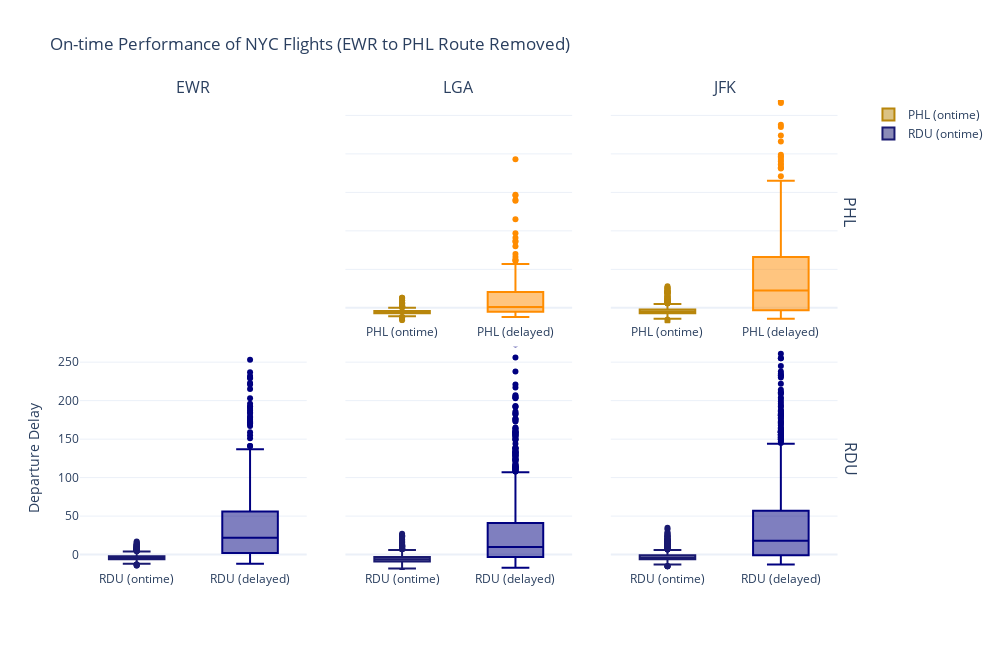

Write notebook code for a chart like this one.
### Markdown cell above
Question 7 (15 pts)
Recreate the plot included below using the flights data. Do the best you can to get as close as possible to what you see here. Once you have created the visualization, in no more than one paragraph, describe what you think the point of this visualization might be.

Hint: The visualization uses the variable arrival, which is not included in the flights data frame. You will have to create arrival yourself, it is a categorical variable that is equal to "ontime" when arr_delay <= 0 and "delayed" when arr_delay > 0. Hint: I used a lambda with an if else inside.

### Code cell
import pandas as pd
from plotly.subplots import make_subplots
import plotly.graph_objects as go

# 1. Filter for valid delay data
Data = DF[DF['arr_delay'].notna() & DF['dep_delay'].notna()].copy()

# 2. Create the 'arrival' categorical variable
Data['arrival'] = Data['arr_delay'].apply(lambda x: 'delayed' if x > 0 else 'ontime')

# 3. Define the routes to keep (excluding EWR to PHL)
origins = ['EWR', 'LGA', 'JFK']
destinations = ['PHL', 'RDU']
routes_to_remove = [('EWR', 'PHL')]

df_filtered = Data[
    (Data['origin'].isin(origins)) &
    (Data['dest'].isin(destinations))
].copy()

# Remove the EWR to PHL rows
df_filtered = df_filtered[~df_filtered.set_index(['origin', 'dest']).index.isin(routes_to_remove)].copy()

# --- Custom Color Function ---
def get_color(dest, arrival_status):
    """Returns the color based on destination and arrival status."""
    if dest == 'PHL':
        # Darker Yellow for On-time, Orange/Red for Delayed
        return 'darkgoldenrod' if arrival_status == 'ontime' else 'darkorange'
    elif dest == 'RDU':
        # Darker Blue for On-time, Navy for Delayed
        return 'midnightblue' if arrival_status == 'ontime' else 'navy'

# --- Visualization (Manually building the 3x2 plot) ---

# Define the subplot structure: 2 rows, 3 columns
fig = make_subplots(
    rows=2, cols=3,
    shared_yaxes=True,
    column_titles=['EWR', 'LGA', 'JFK'],
    row_titles=['PHL', 'RDU'],
    vertical_spacing=0.05,
    horizontal_spacing=0.05
)

# Map (row, col) to (origin, dest) for the 5 *remaining* plots
routes = {
    (1, 2): ('LGA', 'PHL'), (1, 3): ('JFK', 'PHL'), # Row 1: PHL (EWR is empty)
    (2, 1): ('EWR', 'RDU'), (2, 2): ('LGA', 'RDU'), (2, 3): ('JFK', 'RDU') # Row 2: RDU
}

# Add traces for the 5 remaining plots
for (row, col), (orig, dest) in routes.items():
    df_route = df_filtered[(df_filtered['origin'] == orig) & (df_filtered['dest'] == dest)]
    
    for arrival_status in ['ontime', 'delayed']:
        fig.add_trace(
            go.Box(
                y=df_route[df_route['arrival'] == arrival_status]['dep_delay'],
                name=f"{dest} ({arrival_status})",
                boxpoints='outliers',
                marker_color=get_color(dest, arrival_status),
                # Show legend only once per destination row
                showlegend=(row == 1 and col == 2 and arrival_status == 'ontime') or 
                           (row == 2 and col == 1 and arrival_status == 'ontime')
            ),
            row=row, col=col
        )

# Final Layout Adjustments
fig.update_layout(
    title_text="On-time Performance of NYC Flights (EWR to PHL Route Removed)",
    height=650,
    width=1000,
    template='plotly_white'
)

# Set Y-axis limits and label
fig.update_yaxes(range=[-20, 270], title_text="Departure Delay", col=1)
fig.update_xaxes(showticklabels=True)

# Remove the axes elements for the empty cell (Row 1, Col 1)
fig.update_xaxes(showticklabels=False, row=1, col=1)
fig.update_yaxes(showticklabels=False, row=1, col=1) 
fig.update_layout(showlegend=True) # Ensure legend is visible

# fig.write_image("custom_faceted_box_plot_q7_darker_ontime.png") # Would generate the plot

### Figure 1 — Plotly figure (JSON) as saved in the notebook; plotly's stock layout.template omitted (floating-point values rounded to 4 significant figures; data arrays with more than 128 entries replaced by an {"elided": "..."} marker saying what was removed)
{"data": [{"boxpoints": "outliers", "marker": {"color": "darkgoldenrod"}, "name": "PHL (ontime)", "showlegend": true, "type": "box", "xaxis": "x2", "y": {"elided": "343 float values"}, "yaxis": "y2"}, {"boxpoints": "outliers", "marker": {"color": "darkorange"}, "name": "PHL (delayed)", "showlegend": false, "type": "box", "xaxis": "x2", "y": {"elided": "255 float values"}, "yaxis": "y2"}, {"boxpoints": "outliers", "marker": {"color": "darkgoldenrod"}, "name": "PHL (ontime)", "showlegend": false, "type": "box", "xaxis": "x3", "y": {"elided": "499 float values"}, "yaxis": "y3"}, {"boxpoints": "outliers", "marker": {"color": "darkorange"}, "name": "PHL (delayed)", "showlegend": false, "type": "box", "xaxis": "x3", "y": {"elided": "396 float values"}, "yaxis": "y3"}, {"boxpoints": "outliers", "marker": {"color": "midnightblue"}, "name": "RDU (ontime)", "showlegend": true, "type": "box", "xaxis": "x4", "y": {"elided": "790 float values"}, "yaxis": "y4"}, {"boxpoints": "outliers", "marker": {"color": "navy"}, "name": "RDU (delayed)", "showlegend": false, "type": "box", "xaxis": "x4", "y": {"elided": "627 float values"}, "yaxis": "y4"}, {"boxpoints": "outliers", "marker": {"color": "midnightblue"}, "name": "RDU (ontime)", "showlegend": false, "type": "box", "xaxis": "x5", "y": {"elided": "1867 float values"}, "yaxis": "y5"}, {"boxpoints": "outliers", "marker": {"color": "navy"}, "name": "RDU (delayed)", "showlegend": false, "type": "box", "xaxis": "x5", "y": {"elided": "1503 float values"}, "yaxis": "y5"}, {"boxpoints": "outliers", "marker": {"color": "midnightblue"}, "name": "RDU (ontime)", "showlegend": false, "type": "box", "xaxis": "x6", "y": {"elided": "1719 float values"}, "yaxis": "y6"}, {"boxpoints": "outliers", "marker": {"color": "navy"}, "name": "RDU (delayed)", "showlegend": false, "type": "box", "xaxis": "x6", "y": {"elided": "1264 float values"}, "yaxis": "y6"}], "layout": {"annotations": [{"font": {"size": 16}, "showarrow": false, "text": "EWR", "x": 0.1467, "xanchor": "center", "xref": "paper", "y": 1, "yanchor": "bottom", "yref": "paper"}, {"font": {"size": 16}, "showarrow": false, "text": "LGA", "x": 0.49, "xanchor": "center", "xref": "paper", "y": 1, "yanchor": "bottom", "yref": "paper"}, {"font": {"size": 16}, "showarrow": false, "text": "JFK", "x": 0.8333, "xanchor": "center", "xref": "paper", "y": 1, "yanchor": "bottom", "yref": "paper"}, {"font": {"size": 16}, "showarrow": false, "text": "PHL", "textangle": 90, "x": 0.98, "xanchor": "left", "xref": "paper", "y": 0.7625, "yanchor": "middle", "yref": "paper"}, {"font": {"size": 16}, "showarrow": false, "text": "RDU", "textangle": 90, "x": 0.98, "xanchor": "left", "xref": "paper", "y": 0.2375, "yanchor": "middle", "yref": "paper"}], "height": 650, "showlegend": true, "title": {"text": "On-time Performance of NYC Flights (EWR to PHL Route Removed)"}, "width": 1000, "xaxis": {"anchor": "y", "domain": [0, 0.2933], "showticklabels": false}, "xaxis2": {"anchor": "y2", "domain": [0.3433, 0.6367], "showticklabels": true}, "xaxis3": {"anchor": "y3", "domain": [0.6867, 0.98], "showticklabels": true}, "xaxis4": {"anchor": "y4", "domain": [0, 0.2933], "showticklabels": true}, "xaxis5": {"anchor": "y5", "domain": [0.3433, 0.6367], "showticklabels": true}, "xaxis6": {"anchor": "y6", "domain": [0.6867, 0.98], "showticklabels": true}, "yaxis": {"anchor": "x", "domain": [0.525, 1], "range": [-20, 270], "showticklabels": false, "title": {"text": "Departure Delay"}}, "yaxis2": {"anchor": "x2", "domain": [0.525, 1], "matches": "y", "showticklabels": false}, "yaxis3": {"anchor": "x3", "domain": [0.525, 1], "matches": "y", "showticklabels": false}, "yaxis4": {"anchor": "x4", "domain": [0, 0.475], "range": [-20, 270], "title": {"text": "Departure Delay"}}, "yaxis5": {"anchor": "x5", "domain": [0, 0.475], "matches": "y4", "showticklabels": false}, "yaxis6": {"anchor": "x6", "domain": [0, 0.475], "matches": "y4", "showticklabels": false}}}
